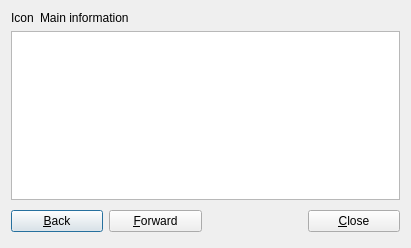
<?xml version="1.0" encoding="UTF-8"?>
<ui version="4.0">
 <class>DetailDialogBase</class>
 <widget class="QDialog" name="DetailDialogBase">
  <property name="geometry">
   <rect>
    <x>0</x>
    <y>0</y>
    <width>411</width>
    <height>248</height>
   </rect>
  </property>
  <property name="windowTitle">
   <string>Log Line Details</string>
  </property>
  <property name="whatsThis">
   <string>This dialog displays detailed information about the currently selected log line.</string>
  </property>
  <layout class="QGridLayout" rowstretch="0,1,0">
   <item row="1" column="0" colspan="2">
    <widget class="KTextEdit" name="message">
     <property name="sizePolicy">
      <sizepolicy hsizetype="Preferred" vsizetype="Preferred">
       <horstretch>0</horstretch>
       <verstretch>0</verstretch>
      </sizepolicy>
     </property>
     <property name="acceptDrops">
      <bool>false</bool>
     </property>
     <property name="undoRedoEnabled">
      <bool>false</bool>
     </property>
     <property name="readOnly">
      <bool>true</bool>
     </property>
     <property name="checkSpellingEnabled">
      <bool>false</bool>
     </property>
     <property name="text" stdset="0">
      <string>Message</string>
     </property>
    </widget>
   </item>
   <item row="0" column="0">
    <widget class="QLabel" name="icon">
     <property name="sizePolicy">
      <sizepolicy hsizetype="Preferred" vsizetype="Preferred">
       <horstretch>0</horstretch>
       <verstretch>0</verstretch>
      </sizepolicy>
     </property>
     <property name="text">
      <string>Icon</string>
     </property>
     <property name="wordWrap">
      <bool>false</bool>
     </property>
    </widget>
   </item>
   <item row="0" column="1">
    <widget class="QLabel" name="header">
     <property name="sizePolicy">
      <sizepolicy hsizetype="Preferred" vsizetype="Expanding">
       <horstretch>2</horstretch>
       <verstretch>0</verstretch>
      </sizepolicy>
     </property>
     <property name="text">
      <string>Main information</string>
     </property>
     <property name="wordWrap">
      <bool>false</bool>
     </property>
    </widget>
   </item>
   <item row="2" column="0" colspan="2">
    <layout class="QHBoxLayout">
     <property name="leftMargin">
      <number>0</number>
     </property>
     <property name="topMargin">
      <number>0</number>
     </property>
     <property name="rightMargin">
      <number>0</number>
     </property>
     <property name="bottomMargin">
      <number>0</number>
     </property>
     <item>
      <widget class="QPushButton" name="previous">
       <property name="sizePolicy">
        <sizepolicy hsizetype="Minimum" vsizetype="Fixed">
         <horstretch>0</horstretch>
         <verstretch>0</verstretch>
        </sizepolicy>
       </property>
       <property name="toolTip">
        <string>Move to the previous line</string>
       </property>
       <property name="whatsThis">
        <string>Moves to the previous line. This button is deactivated if there is no previous log line.</string>
       </property>
       <property name="text">
        <string>&amp;Back</string>
       </property>
       <property name="stdItem" stdset="0">
        <number>14</number>
       </property>
      </widget>
     </item>
     <item>
      <widget class="QPushButton" name="next">
       <property name="sizePolicy">
        <sizepolicy hsizetype="Minimum" vsizetype="Fixed">
         <horstretch>0</horstretch>
         <verstretch>0</verstretch>
        </sizepolicy>
       </property>
       <property name="toolTip">
        <string>Move to the next line</string>
       </property>
       <property name="whatsThis">
        <string>Moves to the next line. This button is deactivated if there is no next log line.</string>
       </property>
       <property name="text">
        <string>&amp;Forward</string>
       </property>
       <property name="stdItem" stdset="0">
        <number>15</number>
       </property>
      </widget>
     </item>
     <item>
      <spacer>
       <property name="orientation">
        <enum>Qt::Vertical</enum>
       </property>
       <property name="sizeType">
        <enum>QSizePolicy::Expanding</enum>
       </property>
       <property name="sizeHint" stdset="0">
        <size>
         <width>100</width>
         <height>31</height>
        </size>
       </property>
      </spacer>
     </item>
     <item>
      <widget class="QPushButton" name="closeButton">
       <property name="sizePolicy">
        <sizepolicy hsizetype="Minimum" vsizetype="Fixed">
         <horstretch>0</horstretch>
         <verstretch>0</verstretch>
        </sizepolicy>
       </property>
       <property name="toolTip">
        <string>Close the Detail dialog.</string>
       </property>
       <property name="whatsThis">
        <string>Closes this Detail dialog.</string>
       </property>
       <property name="text">
        <string>&amp;Close</string>
       </property>
       <property name="stdItem" stdset="0">
        <number>13</number>
       </property>
      </widget>
     </item>
    </layout>
   </item>
  </layout>
 </widget>
 <customwidgets>
  <customwidget>
   <class>KTextEdit</class>
   <extends>QTextEdit</extends>
   <header>ktextedit.h</header>
  </customwidget>
 </customwidgets>
 <tabstops>
  <tabstop>message</tabstop>
 </tabstops>
 <includes>
  <include location="local">ktextedit.h</include>
 </includes>
 <resources/>
 <connections/>
</ui>
